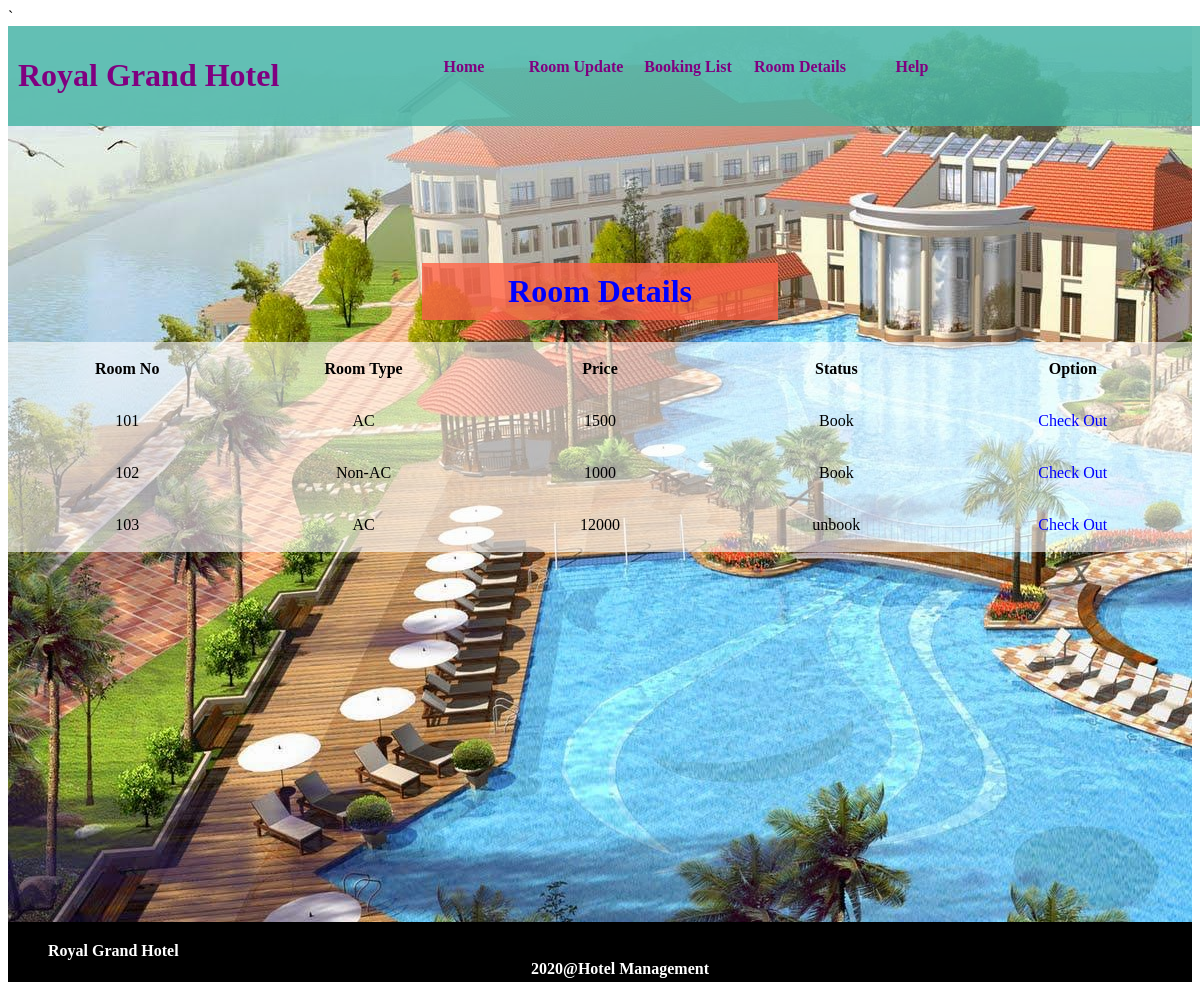
Page /Hotel2/Hotel2/Admin/rd.php on the committed database.
### tables this page shows
CREATE TABLE `room` (
  `id` int(11) NOT NULL,
  `rno` varchar(20) DEFAULT NULL,
  `type` varchar(20) DEFAULT NULL,
  `price` int(11) DEFAULT NULL,
  `status` varchar(20) NOT NULL DEFAULT 'unbook'
);

### Hotel2/Hotel2/Admin/rd.php (the view, shortened to what this page needs)
<?php
include ("connection.php");
?>
<!DOCTYPE html>
<html>
<head>
	<link rel="stylesheet" type="text/css" href="css/style.css">
	</head>
	<body>
		<div id="full">
			<div id="stay" style="background-image: url('image/hotelstay.jpg'); background-size: 5%0% 900px; width: 5%0%; height: 900px";>
			<div id="header">
				<div id="logo"><h1><font color="purple">Royal Grand Hotel</font></h1></div>
				<div id="nav">
						<ul>
							<li><a href="ahome.php" style="color: purple"><b>Home</b></a></li>
							<li><a href="room.php" style="color: purple"><b>Room Update</b></a></li>
							<li><a href="booking.php" style="color: purple"><b>Booking List</b></a></li>
							<li><a href="rd.php" style="color: purple"><b>Room Details</b></a></li>
							<li><a href="#" style="color: purple"><b>Help</b></a></li>
						</ul>
				</div>
		    </div>
			<div id="banner"><br><br><br><br><br><br><br><br><br><br><br><br>
				<center><div style="background: rgba(255, 99, 71, 0.8); width: 30%; ">
			<h1 style="text-align: center;color: blue;">Room Details</h1></div></center>
				<div style="background-color: rgba(255,255,255,0.6)">
			   <center>
				<table>
					<tr>
					<th width="5%" height="50px">Room No</th>
					<th width="5%" height="50px">Room Type</th>
					<th width="5%" height="50px">Price</th>
					<th width="5%" height="50px">Status</th>
					<th width="5%" height="50px">Option</th>
					</tr>
					<?php
                 $q1="select * from room";
                 $run=mysqli_query($a,$q1);
                 while($row=mysqli_fetch_array($run))
                 {
                 	$rno=$row['rno'];
                 	$type=$row['type'];
                 	$price=$row['price'];
                 	$status=$row['status'];
                ?>
				<tr>
					<td width="25%" height="50px"><center><?php echo $rno; ?></center></td>
					<td width="25%" height="50px"><center><?php echo $type; ?></center></td>
					<td width="25%" height="50px"><center><?php echo $price; ?></center></td>
					<td width="25%" height="50px"><center><?php echo $status; ?></center></td>
						<td><a style="color: blue" href="co.php? rno=<?php echo $rno; ?>" ><center>Check Out</center></a> </td>
				</tr>
				<?php
			}
				?>
				</table>
			</center>
	</div>
	</div><br><br><br><br><br><br><br><br><br><br><br><br>
		<div class="footer-container">
			<div class="footer" >
				<div  class="footer-heading">
					<h4 style="background: black; height: 40px; width: 5%0%; margin-top: 80px; padding-top: 20px; padding-left: 40px; color: white">Royal Grand Hotel <center>2020@Hotel Management</center></h4>
				</div>
			</div>
		</div>
	</body>
</html>

### Hotel2/Hotel2/Admin/css/style.css (style rules this page uses)
@media (max-width: 1500px) and (min-width: 1000px) { #full { width: 100%; height: auto; } }
@media (max-width: 1500px) and (min-width: 1000px) { #header { background: rgba(65, 179, 163, 0.8); width: 100%; height: 100px; position: fixed; } }
@media (max-width: 1500px) and (min-width: 1000px) { #logo { width: 30%; height: 100px; float: left; } }
@media (max-width: 1500px) and (min-width: 1000px) { #nav { width: 70%; height: 100px; float: left; } }
@media (max-width: 1500px) and (min-width: 1000px) { ul li { list-style: none; float: left; width: 14%; height:50px; line-height: 50px; text-align: center; } }
@media (max-width: 1500px) and (min-width: 1000px) { h1 { padding: 10px; } }
@media (max-width: 1500px) and (min-width: 1000px) { a { text-decoration: none; } }
@media (max-width: 1500px) and (min-width: 1000px) { #banner { width: 100%; height: 600px; } }
td { width: 300px; height: 50px; }
#stay { background-repeat: no-repeat; width: 100%; }

### rows in the picture
room: rno "101", type "AC", price "1500", status "Book"
room: rno "102", type "Non-AC", price "1000", status "Book"
room: rno "103", type "AC", price "12000", status "unbook"
